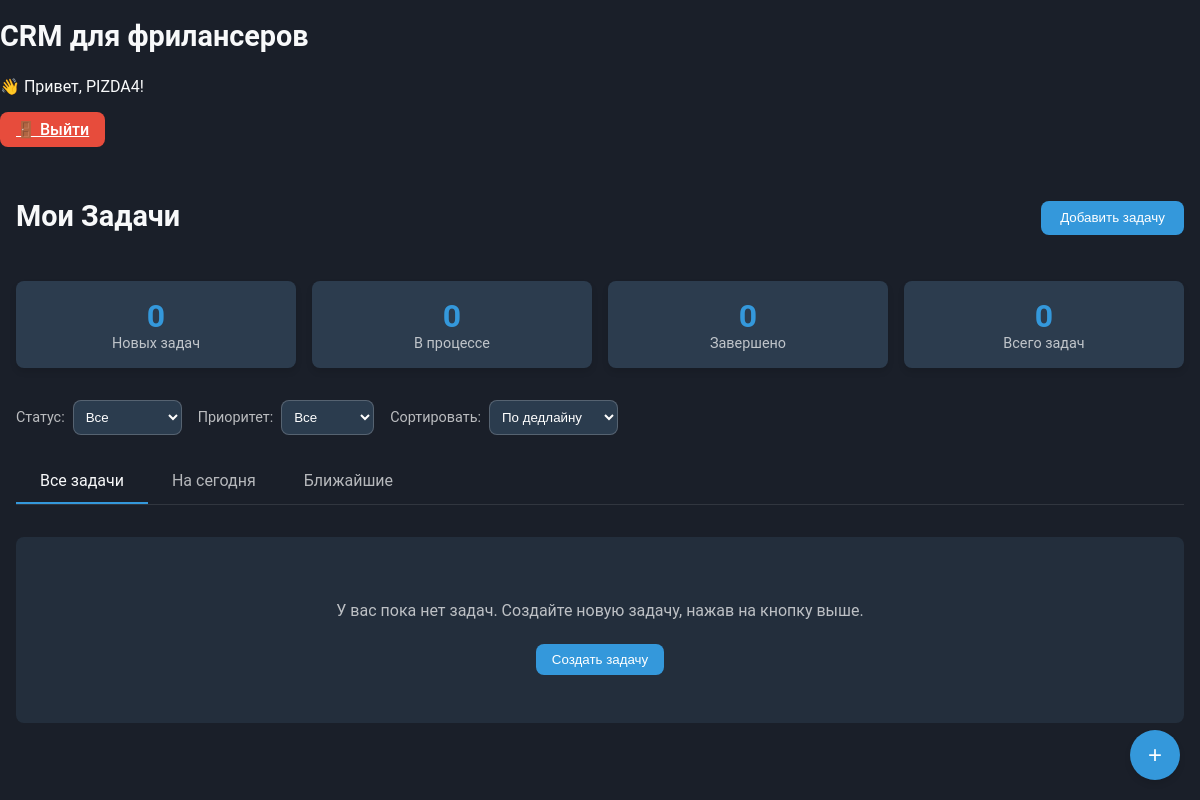
The app's page / (signed in), older data.
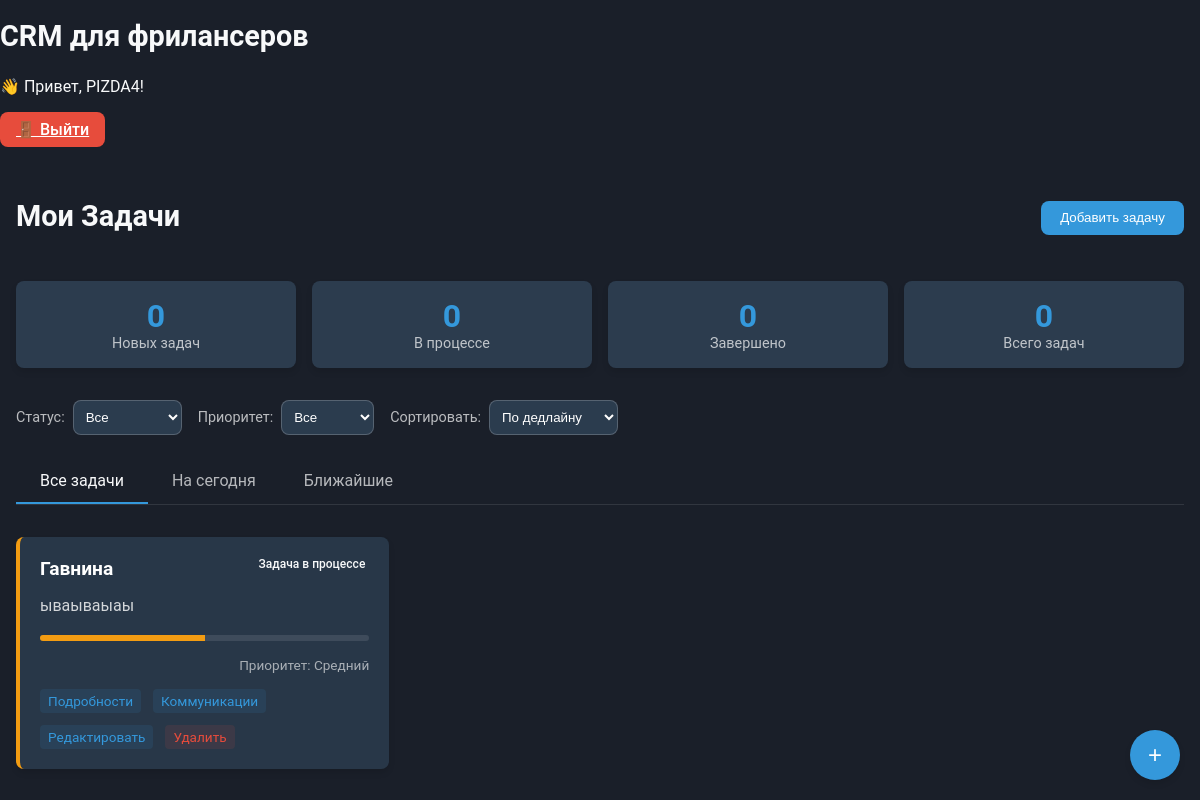
The same page, newer data.
### crm/models.py (models this page shows, shortened)
class CustomUser(AbstractUser):
	full_name = models.CharField(max_length=255, blank=True, verbose_name='ФИО')
	phone = models.CharField(max_length=20, blank=True, verbose_name='Телефон')
	company_name = models.CharField(max_length=255, blank=True, verbose_name='Компания')
	role = models.CharField(
		max_length=20,
		choices=[('freelancer', 'Фрилансер'), ('client', 'Клиент')],
		default='freelancer',
		verbose_name='Роль'
	)

class Task(models.Model):
    TASK_CHOICES = [
        ('not_started', 'Задача не начата'),
        ('in_progress', 'Задача в процессе'),
        ('completed', 'Задача завершена'),
        ('on_hold', 'Задача приостановлена'),
        ('blocked', 'Задача заблокирована'),
        ('canceled', 'Задача отменена'),
        ('waiting_for_review', 'Задача ожидает проверки')
    ]
    PRIORITY_CHOICES = [
        ('low', 'Низкий'),
        ('medium', 'Средний'),
        ('high', 'Высокий')
    ]
    name = models.CharField(max_length=100, null=False, blank=False)
    description = models.CharField(max_length=350, null=True, blank=True)
    status = models.CharField(max_length=45, choices=TASK_CHOICES, null=False, blank=False)
    priority = models.CharField(max_length=10, choices=PRIORITY_CHOICES, default='medium')
    deadline = models.DateTimeField(null=True, blank=True)
    created_at = models.DateTimeField(auto_now_add=True)
    owner = models.ForeignKey(settings.AUTH_USER_MODEL, on_delete=models.CASCADE)

### crm/views.py (the view)
# urls.py: 2. Add a URL to urlpatterns:  path('', views.home, name='home')
@login_required
def home(request):
    tasks = Task.objects.filter(owner=request.user)
    form = TaskForm()
    return render(request, 'crm/home.html', {
        'tasks': tasks,
        'form': form
    })

### crm/forms.py
class TaskForm(forms.ModelForm):
	class Meta:
		model = Task
		fields = ['name', 'description', 'status', 'priority', 'deadline']
		widgets = {
				'name': forms.TextInput(attrs={'class': 'form-control'}),
				'description': forms.Textarea(attrs={'class': 'form-control'}),
				'status': forms.Select(attrs={'class': 'form-control'}),
				'priority': forms.Select(attrs={'class': 'form-control'}),
				'deadline': forms.DateTimeInput(attrs={'class': 'form-control', 'type': 'datetime-local'}),
		}

### crm/templates/crm/home.html (shortened to what this page needs)
{% extends "crm/base.html" %}
{% load static %}
{% block content %}
<div class="container">
    <div class="header-container">
        <h1>Мои Задачи</h1>
        <button id="open-form-btn" class="btn btn-primary">
             Добавить задачу
        </button>
    </div>
    <div class="stats-container">
        <div class="stat-card" data-stat="new">
            <div class="number">0</div>
            <div class="label">Новых задач</div>
        </div>
        <div class="stat-card" data-stat="in_progress">
            <div class="number">0</div>
            <div class="label">В процессе</div>
        </div>
        <div class="stat-card" data-stat="completed">
            <div class="number">0</div>
            <div class="label">Завершено</div>
        </div>
        <div class="stat-card" data-stat="total">
            <div class="number">0</div>
            <div class="label">Всего задач</div>
        </div>
    </div>
    <div class="filters-container">
        <div class="filter-group">
            <span class="filter-label">Статус:</span>
            <select id="status-filter" class="filter-select">
                <option value="">Все</option>
            </select>
        </div>
        <div class="filter-group">
            <span class="filter-label">Приоритет:</span>
            <select id="priority-filter" class="filter-select">
                <option value="">Все</option>
            </select>
        </div>
        <div class="filter-group">
            <span class="filter-label">Сортировать:</span>
            <select id="sort-filter" class="filter-select">
                <option value="deadline">По дедлайну</option>
            </select>
        </div>
    </div>
    <div class="tabs">
        <div class="tab active" data-filter="all">Все задачи</div>
        <div class="tab" data-filter="today">На сегодня</div>
        <div class="tab" data-filter="upcoming">Ближайшие</div>
    </div>
    <div class="tasks-container">
        {% if tasks %}
        <ul id="task-list">
            {% for task in tasks %}
            <li class="task-item priority-{{ task.priority|lower }}" data-id="{{ task.id }}" data-date="{{ task.deadline|date:'Y-m-d' }}">
                <span class="status-badge status-{{ task.status|slugify }}">{{ task.get_status_display }}</span>
                <h3>{{ task.name }}</h3>
                <p>{{ task.description|truncatechars:100 }}</p>
                <div class="task-progress">
                    <div class="progress-bar" style="width: {% if task.status == 'not_started' %}0%{% elif task.status == 'in_progress' %}50%{% else %}100%{% endif %}"></div>
                </div>
                <div class="task-meta">
                    <span class="priority">
                        Приоритет: {{ task.get_priority_display }}
                    </span>
                </div>
                <div class="task-actions">
                    <a href="{% url 'task_detail' task_id=task.id %}">Подробности</a>
                    <a href="{% url 'task_message' task_id=task.id %}">Коммуникации</a>
                    <a href="{% url 'edit_task' task_id=task.id %}">Редактировать</a>
                    <a href="#" class="delete-btn" onclick="deleteTaskConfirm(event, {{ task.id }})">Удалить</a>
                </div>
            </li>
            {% endfor %}
        </ul>
        {% else %}
        <div class="empty-list">
            <p>У вас пока нет задач. Создайте новую задачу, нажав на кнопку выше.</p>
            <button onclick="toggleTaskForm()" class="btn btn-primary">Создать задачу</button>
        </div>
        {% endif %}
    </div>
    <button class="add-task-btn" onclick="toggleTaskForm()">+</button>
</div>
{% endblock content %}

### crm/templates/crm/base.html (shortened to what this page needs)
{% load static %}
<!DOCTYPE html>
<html lang="ru">
<head>
    <link rel="stylesheet" href="{% static 'crm/css/style.css' %}">
</head>
<body>
    <header>
        <h1>CRM для фрилансеров</h1>
        <nav>
            {% if user.is_authenticated %}
                <p>👋 Привет, {{ user.username }}!</p>
                <a href="{% url 'logout' %}" class="btn btn-danger">🚪 Выйти</a>
            {% else %}
                <a href="{% url 'login' %}" class="btn btn-primary">🔑 Войти</a>
                <a href="{% url 'register' %}" class="btn btn-success">🛡️ Регистрация</a>
            {% endif %}
        </nav>
    </header>
    <main>
        {% block content %}
        {% endblock %}
    </main>
</body>
</html>

### crm/static/crm/css/style.css (style rules this page uses)
:root { --primary-color: #3498db; --secondary-color: #2c3e50; --accent-color: #e74c3c; --light-bg: #f8f9fa; --dark-bg: #1a1f29; --text-light: #f8f9fa; --text-dark: #333; --border-radius: 8px; --box-shadow: 0 4px 6px rgba(0, 0, 0, 0.1); --transition: all 0.3s ease; }
body { font-family: 'Roboto', 'Segoe UI', sans-serif; margin: 0; padding: 0; background-color: var(--dark-bg); color: var(--text-light); }
.container { max-width: 1200px; margin: 2rem auto; padding: 0 1rem; }
h1 { font-size: 1.8rem; margin-bottom: 1.5rem; color: var(--text-light); }
.btn { display: inline-block; padding: 0.5rem 1rem; border-radius: var(--border-radius); font-weight: 500; text-align: center; cursor: pointer; transition: var(--transition); border: none; }
.btn-primary { background-color: var(--primary-color); color: white; }
.btn-danger { background-color: var(--accent-color); color: white; }
.tasks-container { margin-top: 2rem; }
#task-list { list-style: none; padding: 0; display: grid; grid-template-columns: repeat(auto-fill, minmax(300px, 1fr)); gap: 1.5rem; }
.task-item { background-color: rgba(44, 62, 80, 0.8); border-radius: var(--border-radius); padding: 1.25rem; box-shadow: var(--box-shadow); transition: var(--transition); position: relative; border-left: 4px solid var(--primary-color); }
.task-item h3 { margin-top: 0; margin-bottom: 0.5rem; color: white; font-size: 1.2rem; }
.task-item p { margin: 0.5rem 0; color: rgba(255, 255, 255, 0.8); }
.task-meta { display: flex; justify-content: space-between; margin-top: 1rem; font-size: 0.85rem; color: rgba(255, 255, 255, 0.6); }
.priority-medium { border-left-color: #f39c12; }
.status-badge { position: absolute; top: 1rem; right: 1rem; padding: 0.25rem 0.5rem; border-radius: 4px; font-size: 0.75rem; font-weight: 500; }
.task-actions { display: flex; gap: 0.5rem; margin-top: 1rem; }
.task-actions a { text-decoration: none; font-size: 0.85rem; color: var(--primary-color); }
.add-task-btn { position: fixed; bottom: 20px; right: 20px; width: 50px; height: 50px; border-radius: 50%; background-color: var(--primary-color); color: white; border: none; font-size: 24px; cursor: pointer; box-shadow: var(--box-shadow); display: flex; align-items: center; justify-content: center; z-index: 100; transition: var(--transition); }
.stats-container { display: grid; grid-template-columns: repeat(auto-fit, minmax(150px, 1fr)); gap: 1rem; margin-bottom: 2rem; }
.stat-card { background-color: rgba(52, 73, 94, 0.7); border-radius: var(--border-radius); padding: 1rem; text-align: center; box-shadow: var(--box-shadow); }
.stat-card .number { font-size: 2rem; font-weight: bold; color: var(--primary-color); }
.stat-card .label { font-size: 0.9rem; color: rgba(255, 255, 255, 0.7); }
.task-item { display: grid; grid-template-rows: auto auto 1fr auto; }
.task-progress { margin-top: 0.75rem; height: 6px; background-color: rgba(255, 255, 255, 0.1); border-radius: 3px; overflow: hidden; }
.progress-bar { height: 100%; background-color: var(--primary-color); }
.priority-medium .progress-bar { background-color: #f39c12; }
.filters-container { display: flex; gap: 1rem; margin-bottom: 1.5rem; flex-wrap: wrap; align-items: center; }
.filter-group { display: flex; align-items: center; gap: 0.5rem; }
.filter-label { font-size: 0.9rem; color: rgba(255, 255, 255, 0.7); }
.filter-select { background-color: rgba(52, 73, 94, 0.7); color: white; border: 1px solid rgba(255, 255, 255, 0.2); border-radius: var(--border-radius); padding: 0.5rem; }
.tabs { display: flex; border-bottom: 1px solid rgba(255, 255, 255, 0.1); margin-bottom: 1.5rem; }
.tab { padding: 0.75rem 1.5rem; cursor: pointer; opacity: 0.7; border-bottom: 2px solid transparent; transition: var(--transition); }
.tab.active { opacity: 1; border-bottom-color: var(--primary-color); }
.header-container { display: flex; justify-content: space-between; align-items: center; margin-bottom: 1.5rem; }
#open-form-btn { margin-left: 1rem; padding: 0.6rem 1.2rem; }
.task-actions { display: flex; gap: 0.75rem; margin-top: 1rem; justify-content: flex-start; flex-wrap: wrap; }
.task-actions a { text-decoration: none; font-size: 0.85rem; color: var(--primary-color); padding: 0.25rem 0.5rem; background-color: rgba(52, 152, 219, 0.1); border-radius: 4px; transition: var(--transition); }
.delete-btn { color: var(--accent-color) !important; background-color: rgba(231, 76, 60, 0.1) !important; }

Row changes from the older to the newer data that the page shows:
added Task: status "Задача в процессе", name "Гавнина", description "ываываыаы", priority "Средний"
Text that changed along with them:
text no longer shown: "У вас пока нет задач. Создайте новую задачу, нажав на кнопку выше. Создать задачу"
